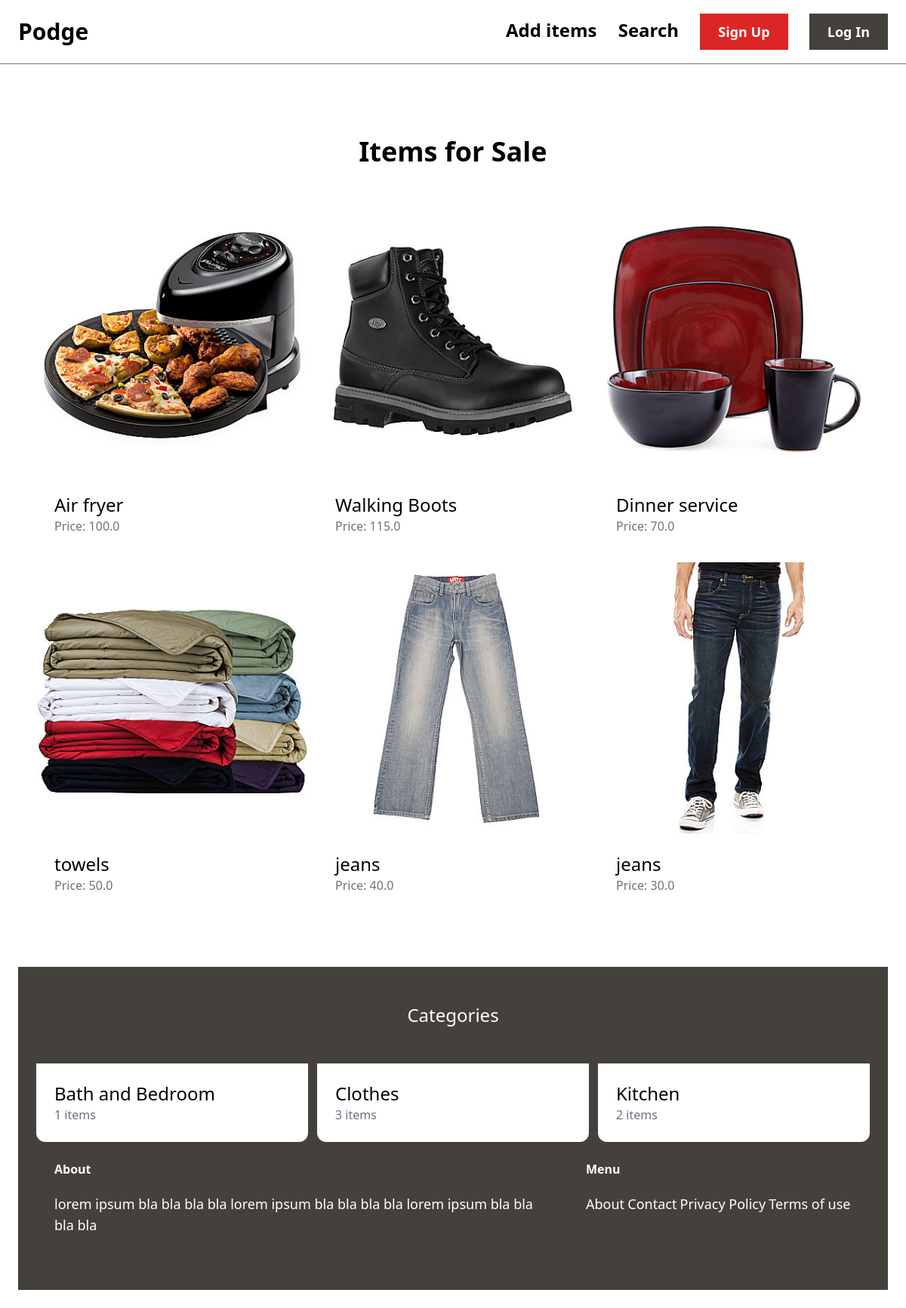
The page / on the database its author committed.
### item/models.py (models this page shows, shortened)
class Item(models.Model):
    category = models.ForeignKey(Category, related_name='items', on_delete=models.CASCADE)
    name = models.CharField(max_length=255)
    description = models.TextField(blank=True, null=True)
    price = models.FloatField()
    image = models.ImageField(upload_to='item_images', blank=True, null=True)
    is_sold = models.BooleanField(default=False)
    created_by = models.ForeignKey(User, related_name='items', on_delete=models.CASCADE)
    created_at = models.DateTimeField(auto_now_add=True)

class Category(models.Model):
    name = models.CharField(max_length=255)
    class Meta:
        ordering = ('name', )
        verbose_name_plural = 'Categories'

### home/views.py (the view)
# urls.py: path('', views.index, name='index'),
def index(request):
    items = Item.objects.filter(is_sold=False)[0:6]
    categories = Category.objects.all()
    return render(request, "home/index.html", {
        'categories': categories,
        'items': items,
    })

### home/templates/home/index.html (shortened to what this page needs)
{%  extends 'home/base.html' %}
{% block content %}
<div class="mt-6 px-6 py-12">
    <h2 class="mb-12 text-4xl font-bold text-center">Items for Sale</h2>
    <div class="grid grid-cols-3 gap-3">
        {% for item in items %}
        <div>
            <a href="{% url 'item:detail' item.id %}">
                <div>
                    <img src="{{ item.image.url }}" class="rounded-t-xl">
                </div>
                <div class="p-6 bg-white rounded-b-xl">
                    <h2 class="text-2xl">{{ item.name }}</h2>
                    <p class="text-stone-500">Price: {{ item.price }}</p>
                </div>
            </a>
        </div>
        {% endfor %}
    </div>
</div>
    <div class="mt-6 px-6 py-12 bg-stone-700">
    <h2 class="mb-12 text-2xl text-white text-center">Categories</h2>
    <div class="grid grid-cols-3 gap-3">
        {% for category in categories %}
            <div>
                <a href="#">
                    <div class="p-6 bg-white rounded-b-xl">
                        <h2 class="text-2xl">{{ category.name }}</h2>
                        <p class="text-gray-500">{{ category.items.count }} items</p>
                    </div>
                </a>
            </div>
        {% endfor %}
{% endblock %}

### rows shown on the page
Item: image (picture), name "Air fryer", price "100.0"
Item: image (picture), name "Walking Boots", price "115.0"
Item: image (picture), name "Dinner service", price "70.0"
Item: image (picture), name "towels", price "50.0"
Item: image (picture), name "jeans", price "40.0"
Item: image (picture), name "jeans", price "30.0"
Category: name "Bath and Bedroom", items.count "1"
Category: name "Clothes", items.count "3"
Category: name "Kitchen", items.count "2"
